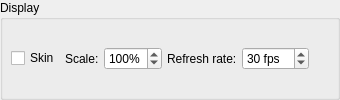
         <widget class="QGroupBox" name="groupBox">
          <property name="title">
           <string>Display</string>
          </property>
          <layout class="QVBoxLayout" name="verticalLayout">
           <property name="spacing">
            <number>5</number>
           </property>
           <property name="leftMargin">
            <number>8</number>
           </property>
           <property name="topMargin">
            <number>8</number>
           </property>
           <property name="rightMargin">
            <number>8</number>
           </property>
           <property name="bottomMargin">
            <number>8</number>
           </property>
           <item>
            <layout class="QHBoxLayout" name="horizontalLayout_21">
             <item>
              <widget class="QCheckBox" name="checkSkin">
               <property name="focusPolicy">
                <enum>Qt::NoFocus</enum>
               </property>
               <property name="text">
                <string>Skin</string>
               </property>
               <property name="checked">
                <bool>false</bool>
               </property>
              </widget>
             </item>
             <item>
              <widget class="QLabel" name="label_5">
               <property name="text">
                <string>Scale:</string>
               </property>
              </widget>
             </item>
             <item>
              <widget class="QSpinBox" name="scaleLCD">
               <property name="focusPolicy">
                <enum>Qt::ClickFocus</enum>
               </property>
               <property name="suffix">
                <string>%</string>
               </property>
               <property name="minimum">
                <number>50</number>
               </property>
               <property name="maximum">
                <number>410</number>
               </property>
               <property name="singleStep">
                <number>25</number>
               </property>
               <property name="value">
                <number>100</number>
               </property>
              </widget>
             </item>
             <item>
              <widget class="QLabel" name="label_2">
               <property name="text">
                <string>Refresh rate:</string>
               </property>
              </widget>
             </item>
             <item>
              <widget class="QSpinBox" name="refreshLCD">
               <property name="focusPolicy">
                <enum>Qt::ClickFocus</enum>
               </property>
               <property name="suffix">
                <string> fps</string>
               </property>
               <property name="minimum">
                <number>1</number>
               </property>
               <property name="maximum">
                <number>120</number>
               </property>
               <property name="value">
                <number>30</number>
               </property>
               <property name="displayIntegerBase">
                <number>10</number>
               </property>
              </widget>
             </item>
             <item>
              <spacer name="horizontalSpacer_15">
               <property name="orientation">
                <enum>Qt::Horizontal</enum>
               </property>
               <property name="sizeHint" stdset="0">
                <size>
                 <width>20</width>
                 <height>20</height>
                </size>
               </property>
              </spacer>
             </item>
            </layout>
           </item>
          </layout>
         </widget>
